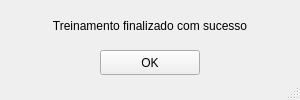
<?xml version="1.0" encoding="UTF-8"?>
<ui version="4.0">
 <class>MainWindow</class>
 <widget class="QMainWindow" name="MainWindow">
  <property name="windowModality">
   <enum>Qt::NonModal</enum>
  </property>
  <property name="geometry">
   <rect>
    <x>0</x>
    <y>0</y>
    <width>300</width>
    <height>100</height>
   </rect>
  </property>
  <property name="minimumSize">
   <size>
    <width>300</width>
    <height>100</height>
   </size>
  </property>
  <property name="maximumSize">
   <size>
    <width>300</width>
    <height>100</height>
   </size>
  </property>
  <property name="windowTitle">
   <string>Treinamento finalizado</string>
  </property>
  <widget class="QWidget" name="centralwidget">
   <widget class="QLabel" name="lbl_message">
    <property name="geometry">
     <rect>
      <x>50</x>
      <y>10</y>
      <width>200</width>
      <height>31</height>
     </rect>
    </property>
    <property name="text">
     <string>Treinamento finalizado com sucesso</string>
    </property>
    <property name="textFormat">
     <enum>Qt::AutoText</enum>
    </property>
    <property name="alignment">
     <set>Qt::AlignCenter</set>
    </property>
    <property name="wordWrap">
     <bool>true</bool>
    </property>
   </widget>
   <widget class="QPushButton" name="btn_ok">
    <property name="geometry">
     <rect>
      <x>100</x>
      <y>50</y>
      <width>100</width>
      <height>25</height>
     </rect>
    </property>
    <property name="text">
     <string>OK</string>
    </property>
   </widget>
  </widget>
  <widget class="QStatusBar" name="statusbar"/>
 </widget>
 <resources/>
 <connections/>
</ui>
